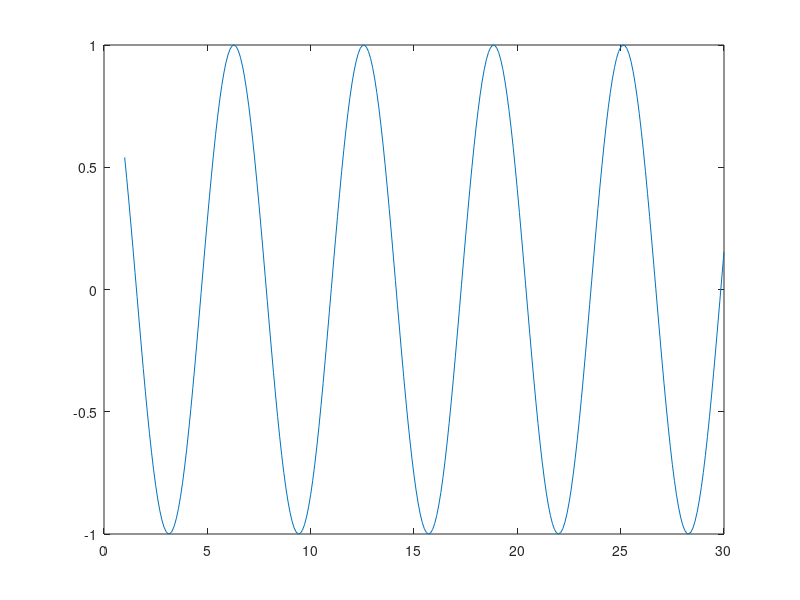
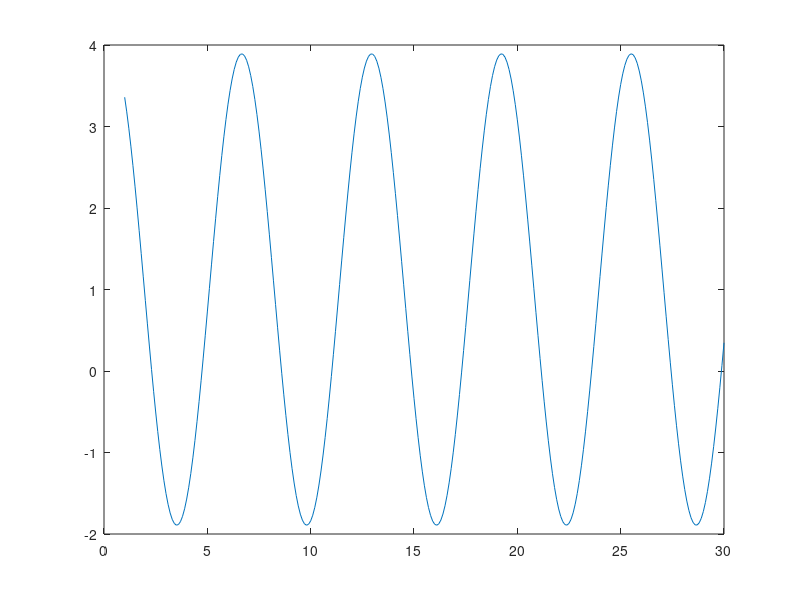
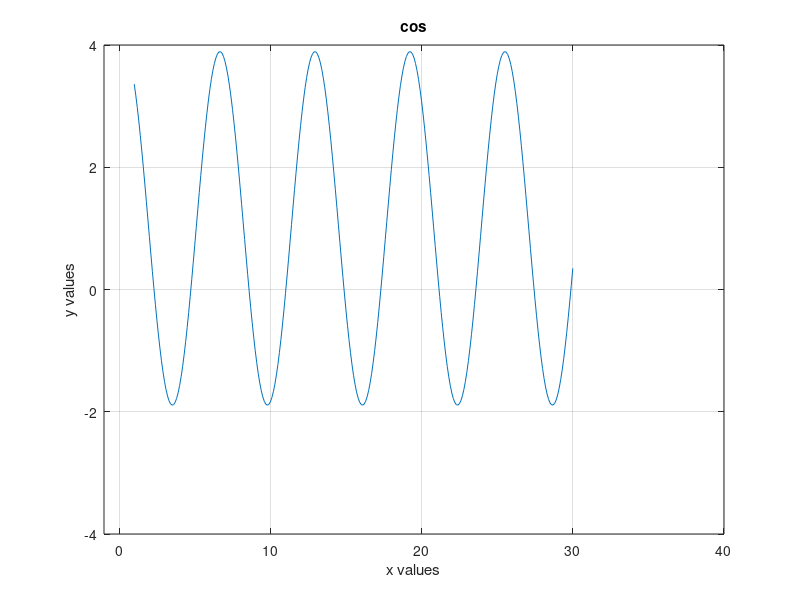

These figures' MATLAB source, in order:
%-- class 4 

x = 1:0.1:30;    %-- step can also be a fraction
x_cos = cos(  x ) ; 
figure; %-- open figure window
plot( x, x_cos ) %-- make plot

x_cos = cos(  x ) + 1; 
x_sin = sin(  x+1 ) * 2;
sum_cs = x_cos + x_sin;

figure; plot( x, sum_cs ) %-- plot sum of x_cos and x_sin
figure; plot( x, cos(  x ) + 1 + sin(  x+1 ) * 2 )  % it does the same as above but looks less transparent

%-- few useful functions for plotting 
grid on
xlabel('x values')
ylabel('y values')
title('cos')

xmin = -1; xmax = 40; ymin = -4; ymax = 4;
axis([ xmin xmax ymin ymax]) %-- define extend of ploted area 

return

% Excersice: Make vector with 10 random numbers and plot it
    figure;plot( rand(1,10))

clear all

x = 3:10;
y = x+1;
figure;plot( x,y,'.r') %-- plot points as red dots
%-- predefined letters for colors in Matlab: rgbcmyk

figure;plot(  y,'.r') %-- if 'x' is not specified, Matlab assumes that x-values start from 1 

hold on  %-- keep multiple plots in one figure
y2 = x+2;
plot( x, y2, 'g')

text(1,1,'text#1')

% Line Style Specifiers: https://www.mathworks.com/help/matlab/ref/linespec.html

% Line fitting in Figure Menu > Tools > Basic fitting

return

%-- this array store information about number of cookies eat by 4 people accross 3 days
Arr = [0 2 4 10; 0 3 3 20; 10 5 1 13] 
figure;plot( Arr )

Arr2 = Arr';
figure;plot( Arr2 ) %-- note different display of the same information  


% Excersice: read help on subplot function and create 2 x 3 subplots
%-- subplots 
figure;
subplot( 2,3,1)
plot( Arr )
subplot( 2,3,2)
plot( Arr2 )
subplot( 2,3,6)
plot( Arr2 )

return

% Exercise: plot horizontal, vertical and declining lines
   
    x = [ 1 2 ];
    y = [ 1 1 ];
    plot( x,y);
   




